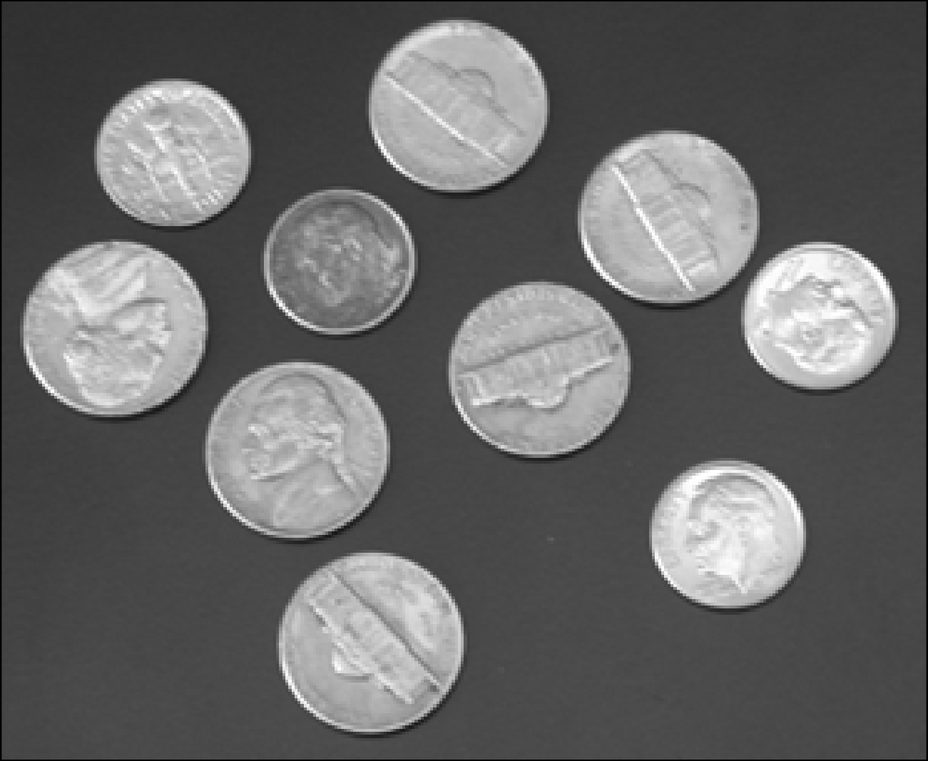
#> input picture A6/coins.png, 928 x 761 px, shrunk from 1301 x 1067 before the run
$ python part2.py
#> lines starting #> are read from the running program, lines starting #| are printed output that depends on the picture; after the words box and inside, x2 and y2 are one past the last pixel; in counts of white or black regions, pixels touching at a corner belong together; long printed decimals are rounded
import cv2
import numpy as np
import matplotlib.pyplot as plt


'''
Modify the Python code (“Threshold.py” in Lecture 17) to perform iterative threshold
selection on an input gray-level image to include a variable that counts the number of
iterations and an array that stores the values of T for each iteration. Display the results in a
single figure
'''

I = cv2.imread("coins.png", cv2.IMREAD_GRAYSCALE)
#> I is the input picture: shape (761, 928); min 0, max 255, mean 102.2
Id = I.astype(np.float32) / 255.0

T = 0.5 * (Id.min() + Id.max())
#> T = 0.5
deltaT = 0.01
done = False
thresholds = []
thresholds.append(T)

while not done:
    g = Id >= T
    Tnext = 0.5 * (Id[g].mean() + Id[~g].mean())
    done = abs(T - Tnext) < deltaT
    T = Tnext
    thresholds.append(T)
#> this loop made 1 pass
#> (Tnext, done, T) on pass 1: (0.493, True, 0.493)
#> pass 1, `g = Id >= T`:
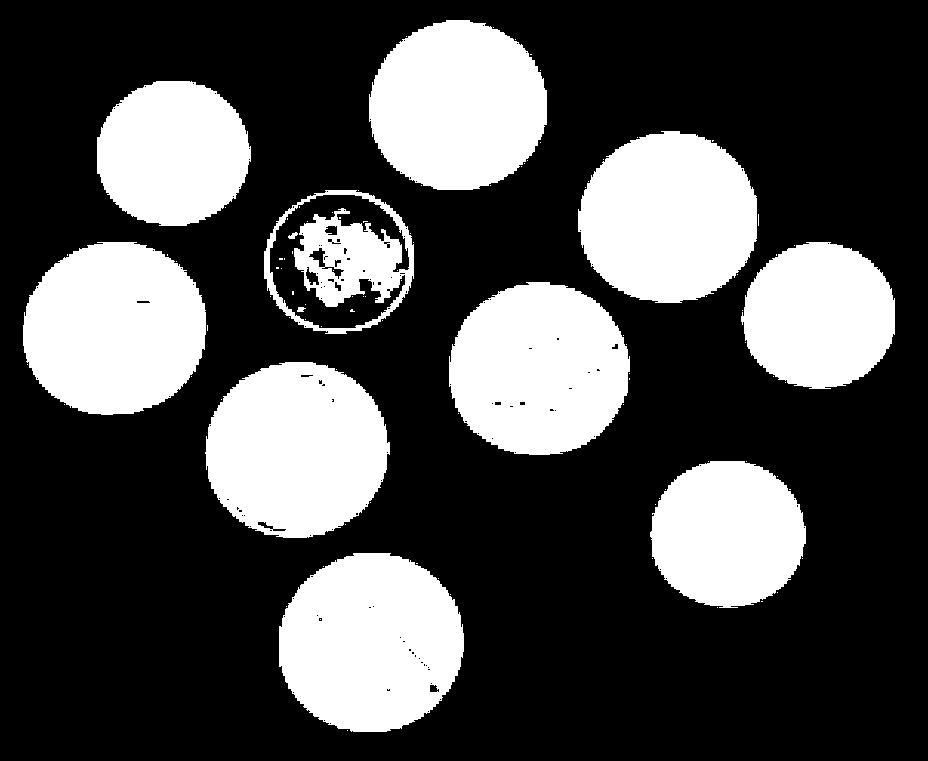
#> g: shape (761, 928) bool; 29.9% white; 103 white regions (91 under 20 px), largest, box (x1, y1, x2, y2) and area: (279, 553, 464, 732) 26034, (205, 362, 390, 538) 25280, (23, 242, 206, 415) 25095
#> after the loop, thresholds = [0.5, 0.493]

print(f"Converged in {len(thresholds)}, final t = {thresholds[-1]}\n threshold history: {thresholds}")
#| Converged in 2, final t = 0.4932
#|  threshold history: [0.5, 0.4932]

binary = (Id >= T).astype(np.uint8)
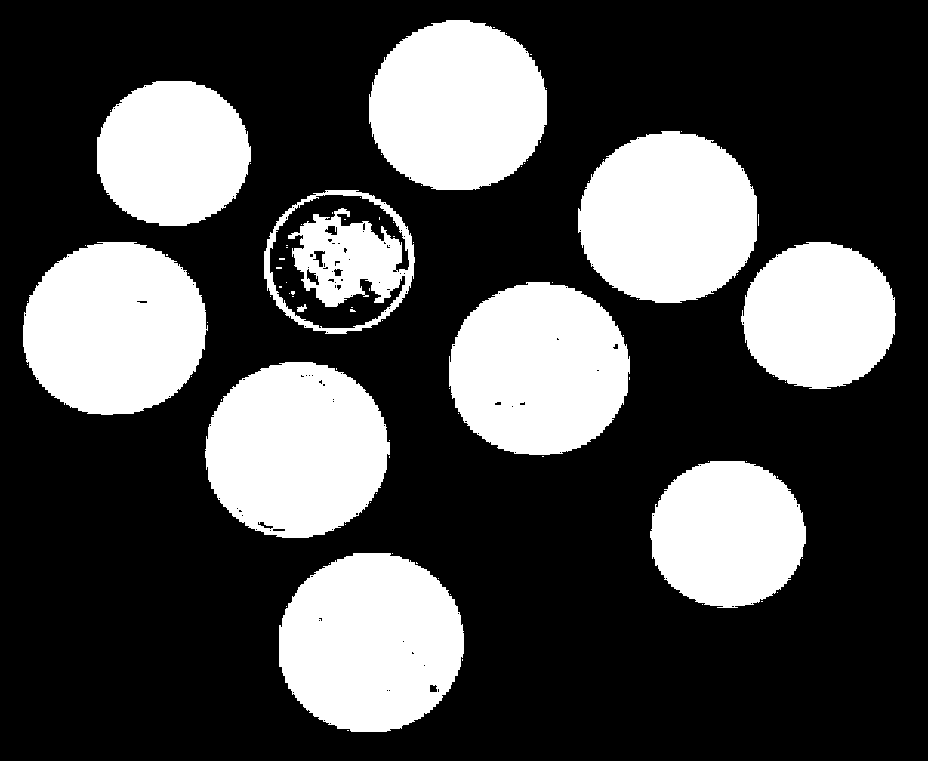
#> binary: shape (761, 928); values 0 (black) and 1 (white), 30.1% white; 91 white regions (80 under 20 px), largest, box (x1, y1, x2, y2) and area: (279, 553, 464, 732) 26102, (205, 362, 390, 538) 25358, (23, 242, 208, 415) 25140

'''
Build upon (4) to fill parts of the missing mask (check “floodfill.py” in Lecture 16) for better
background separation. Display the results in a single figure.

(Includes part 4)
'''
def select_seed_points(binary_image):
    seed_points = []

    def onclick(event):
        if event.xdata is not None and event.ydata is not None:
            x, y = int(event.xdata), int(event.ydata)
            seed_points.append((x, y))
            plt.plot(x, y, 'r+', markersize=15, markeredgewidth=2)
            plt.draw()
            print(f"Seed point selected: ({x}, {y})")

    fig, ax = plt.subplots()
    ax.imshow(binary_image, cmap='gray')
    ax.set_title("Click to select seed points, then close window")
    ax.axis('off')

    cid = fig.canvas.mpl_connect('button_press_event', onclick)
    plt.show()
    fig.canvas.mpl_disconnect(cid)

    return seed_points


seed_points = select_seed_points(binary)
#> seed_points = []

height, width = binary.shape
#> height = 761; width = 928
mask = np.zeros((height + 2, width + 2), np.uint8)

for seed in seed_points:
    mask[:] = 0
    cv2.floodFill(binary, mask, seedPoint=seed, newVal=1, loDiff=0, upDiff=0)
#> this loop made 0 passes
#> mask: shape (763, 930); every value is 0
    # must have difference of 0 when working on the mask, since diff >=1 would fill entire mask with 1s

plt.figure(figsize=(10, 5))
plt.subplot(1, 3, 1)
plt.imshow(Id, cmap="gray")
plt.title("Original Grayscale")
plt.axis("off")

plt.subplot(1, 3, 2)
plt.imshow(binary, cmap="gray")
plt.title(f"Binary Image (T={T:.3f})")
plt.axis("off")

plt.subplot(1, 3, 3)
plt.imshow(Id * binary, cmap="gray")
plt.title(f"Background removed")
plt.axis("off")

plt.show()
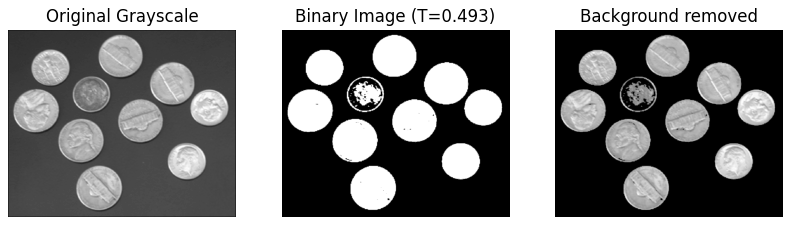
#> figure drawn by matplotlib, 3 panels
